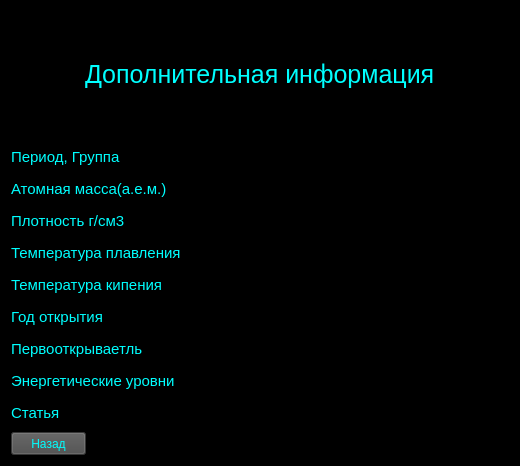
<?xml version="1.0" encoding="UTF-8"?>
<ui version="4.0">
 <class>Form</class>
 <widget class="QWidget" name="Form">
  <property name="geometry">
   <rect>
    <x>0</x>
    <y>0</y>
    <width>520</width>
    <height>466</height>
   </rect>
  </property>
  <property name="windowTitle">
   <string>Form</string>
  </property>
  <property name="styleSheet">
   <string notr="true">background-color: rgb(0, 0, 0);</string>
  </property>
  <layout class="QVBoxLayout" name="verticalLayout">
   <item alignment="Qt::AlignHCenter">
    <widget class="QLabel" name="label">
     <property name="font">
      <font>
       <pointsize>19</pointsize>
      </font>
     </property>
     <property name="styleSheet">
      <string notr="true">color: rgb(0, 255, 255);</string>
     </property>
     <property name="text">
      <string>Дополнительная информация</string>
     </property>
    </widget>
   </item>
   <item>
    <layout class="QFormLayout" name="formLayout">
     <item row="0" column="0">
      <widget class="QLabel" name="label_2">
       <property name="font">
        <font>
         <pointsize>11</pointsize>
        </font>
       </property>
       <property name="styleSheet">
        <string notr="true">color: rgb(0, 255, 255);</string>
       </property>
       <property name="text">
        <string>Период, Группа</string>
       </property>
      </widget>
     </item>
     <item row="0" column="1">
      <widget class="QLineEdit" name="PerGroup">
       <property name="font">
        <font>
         <pointsize>11</pointsize>
        </font>
       </property>
       <property name="styleSheet">
        <string notr="true">color: rgb(0, 255, 255);</string>
       </property>
      </widget>
     </item>
     <item row="1" column="0">
      <widget class="QLabel" name="label_5">
       <property name="font">
        <font>
         <pointsize>11</pointsize>
        </font>
       </property>
       <property name="styleSheet">
        <string notr="true">color: rgb(0, 255, 255);</string>
       </property>
       <property name="text">
        <string>Атомная масса(а.е.м.)</string>
       </property>
      </widget>
     </item>
     <item row="1" column="1">
      <widget class="QLineEdit" name="Weight">
       <property name="font">
        <font>
         <pointsize>11</pointsize>
        </font>
       </property>
       <property name="styleSheet">
        <string notr="true">color: rgb(0, 255, 255);</string>
       </property>
      </widget>
     </item>
     <item row="2" column="0">
      <widget class="QLabel" name="label_4">
       <property name="font">
        <font>
         <pointsize>11</pointsize>
        </font>
       </property>
       <property name="styleSheet">
        <string notr="true">color: rgb(0, 255, 255);</string>
       </property>
       <property name="text">
        <string>Плотность г/см3</string>
       </property>
      </widget>
     </item>
     <item row="2" column="1">
      <widget class="QLineEdit" name="Density">
       <property name="font">
        <font>
         <pointsize>11</pointsize>
        </font>
       </property>
       <property name="styleSheet">
        <string notr="true">color: rgb(0, 255, 255);</string>
       </property>
      </widget>
     </item>
     <item row="3" column="0">
      <widget class="QLabel" name="label_7">
       <property name="font">
        <font>
         <pointsize>11</pointsize>
        </font>
       </property>
       <property name="styleSheet">
        <string notr="true">color: rgb(0, 255, 255);</string>
       </property>
       <property name="text">
        <string>Температура плавления</string>
       </property>
      </widget>
     </item>
     <item row="3" column="1">
      <widget class="QLineEdit" name="Melting">
       <property name="font">
        <font>
         <pointsize>11</pointsize>
        </font>
       </property>
       <property name="styleSheet">
        <string notr="true">color: rgb(0, 255, 255);</string>
       </property>
      </widget>
     </item>
     <item row="4" column="0">
      <widget class="QLabel" name="label_8">
       <property name="font">
        <font>
         <pointsize>11</pointsize>
        </font>
       </property>
       <property name="styleSheet">
        <string notr="true">color: rgb(0, 255, 255);</string>
       </property>
       <property name="text">
        <string>Температура кипения</string>
       </property>
      </widget>
     </item>
     <item row="4" column="1">
      <widget class="QLineEdit" name="Boiling">
       <property name="font">
        <font>
         <pointsize>11</pointsize>
        </font>
       </property>
       <property name="styleSheet">
        <string notr="true">color: rgb(0, 255, 255);</string>
       </property>
      </widget>
     </item>
     <item row="5" column="0">
      <widget class="QLabel" name="label_6">
       <property name="font">
        <font>
         <pointsize>11</pointsize>
        </font>
       </property>
       <property name="styleSheet">
        <string notr="true">color: rgb(0, 255, 255);</string>
       </property>
       <property name="text">
        <string>Год открытия</string>
       </property>
      </widget>
     </item>
     <item row="5" column="1">
      <widget class="QLineEdit" name="Year">
       <property name="font">
        <font>
         <pointsize>11</pointsize>
        </font>
       </property>
       <property name="styleSheet">
        <string notr="true">color: rgb(0, 255, 255);</string>
       </property>
      </widget>
     </item>
     <item row="6" column="0">
      <widget class="QLabel" name="label_3">
       <property name="font">
        <font>
         <pointsize>11</pointsize>
        </font>
       </property>
       <property name="styleSheet">
        <string notr="true">color: rgb(0, 255, 255);</string>
       </property>
       <property name="text">
        <string>Первооткрываетль</string>
       </property>
      </widget>
     </item>
     <item row="6" column="1">
      <widget class="QLineEdit" name="Discoverer">
       <property name="font">
        <font>
         <pointsize>11</pointsize>
        </font>
       </property>
       <property name="styleSheet">
        <string notr="true">color: rgb(0, 255, 255);</string>
       </property>
      </widget>
     </item>
     <item row="7" column="0">
      <widget class="QLabel" name="label_9">
       <property name="font">
        <font>
         <pointsize>11</pointsize>
        </font>
       </property>
       <property name="styleSheet">
        <string notr="true">color: rgb(0, 255, 255);</string>
       </property>
       <property name="text">
        <string>Энергетические уровни</string>
       </property>
      </widget>
     </item>
     <item row="7" column="1">
      <widget class="QLineEdit" name="Energy">
       <property name="font">
        <font>
         <pointsize>11</pointsize>
        </font>
       </property>
       <property name="styleSheet">
        <string notr="true">color: rgb(0, 255, 255);</string>
       </property>
      </widget>
     </item>
     <item row="8" column="0">
      <widget class="QLabel" name="label_10">
       <property name="font">
        <font>
         <pointsize>11</pointsize>
        </font>
       </property>
       <property name="styleSheet">
        <string notr="true">color: rgb(0, 255, 255);</string>
       </property>
       <property name="text">
        <string>Статья</string>
       </property>
      </widget>
     </item>
     <item row="8" column="1">
      <widget class="QPushButton" name="Section">
       <property name="font">
        <font>
         <pointsize>11</pointsize>
        </font>
       </property>
       <property name="styleSheet">
        <string notr="true">color: rgb(0, 255, 255);</string>
       </property>
       <property name="text">
        <string/>
       </property>
       <property name="flat">
        <bool>true</bool>
       </property>
      </widget>
     </item>
    </layout>
   </item>
   <item>
    <widget class="QPushButton" name="back">
     <property name="minimumSize">
      <size>
       <width>75</width>
       <height>23</height>
      </size>
     </property>
     <property name="maximumSize">
      <size>
       <width>75</width>
       <height>23</height>
      </size>
     </property>
     <property name="styleSheet">
      <string notr="true">color: rgb(0, 255, 255);
background-color: rgb(75, 75, 75);
</string>
     </property>
     <property name="text">
      <string>Назад</string>
     </property>
    </widget>
   </item>
  </layout>
 </widget>
 <resources/>
 <connections/>
</ui>
